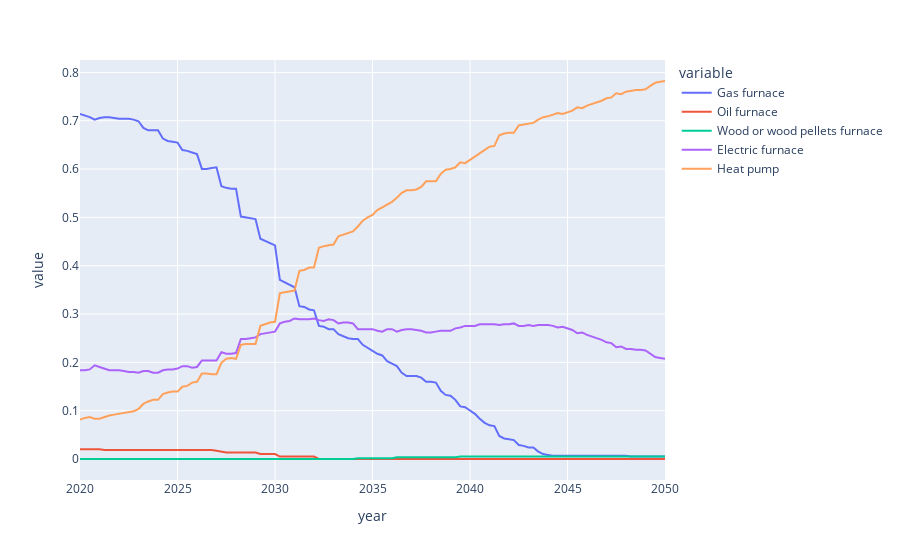

The cell this chart's notebook holds for it:
### Code cell
from components.technologies import Technologies
px.line(res.tech_shares_df.groupby(["year"])[list(Technologies)].mean(), template="plotly")
